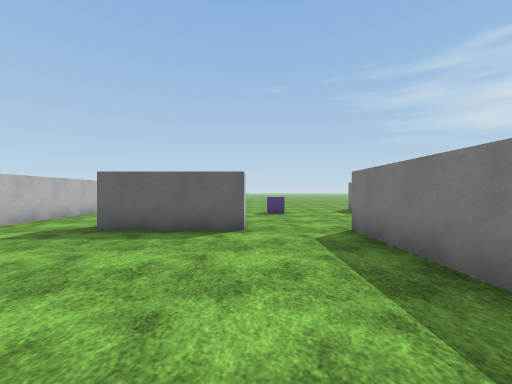
View 1 (above)

18 first-person views from a walk through a scene from a Unity 3-D project. The camera is 1.3 m above the floor, looks level and sees 90° across. The floor is counted in squares, 2 m on a side. Each view is taken from the middle of a square. On the plan, view 1 faces up. The plan holds only what a view shows up to about 9 squares ahead; the rest is blank. The place goes on beyond the plan. The terrain is drawn as flat ground. Surface patterns are stand-ins for the level's own textures.

View 2
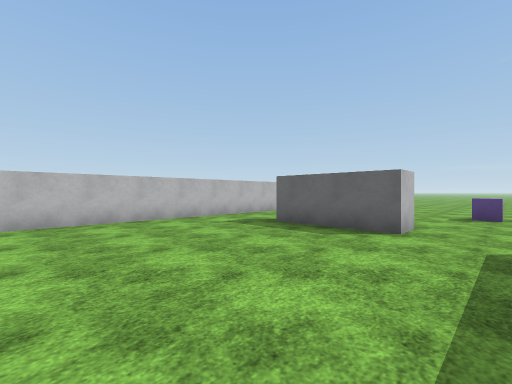

View 3
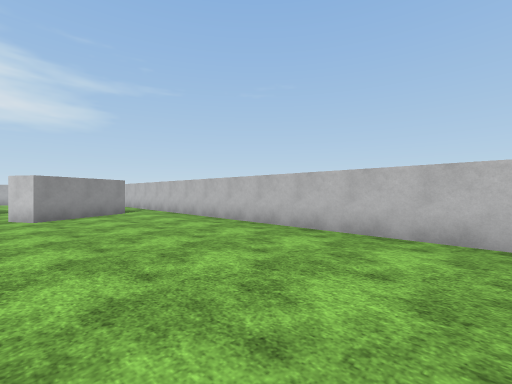

View 4
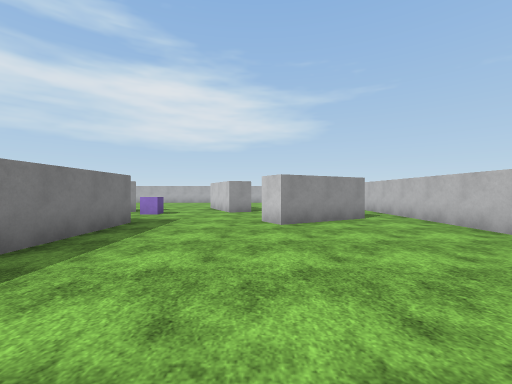

View 5
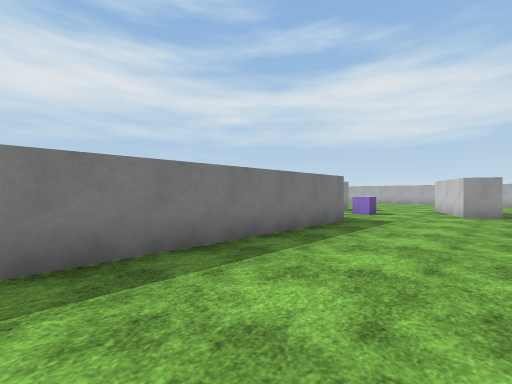

View 6
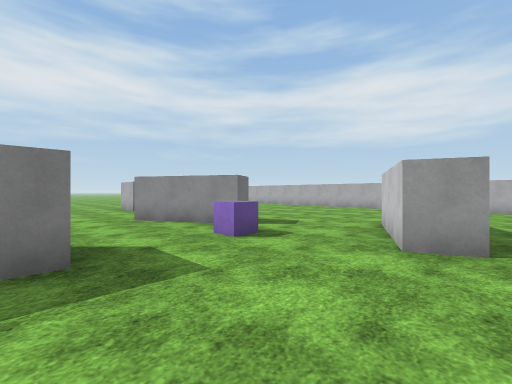

View 7
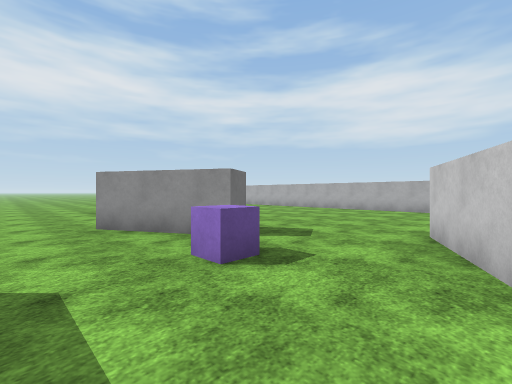

View 8
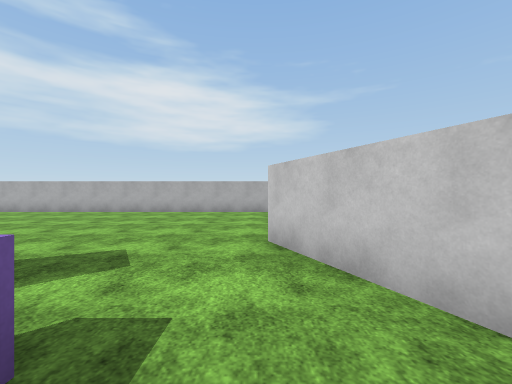

View 9
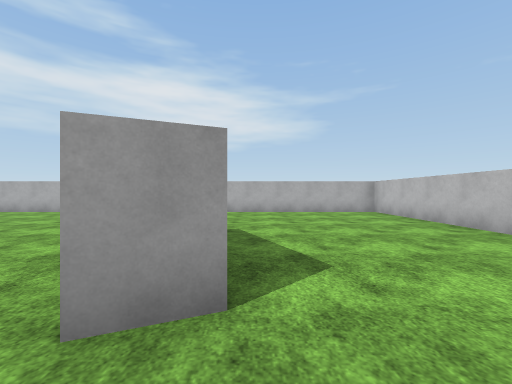

View 10
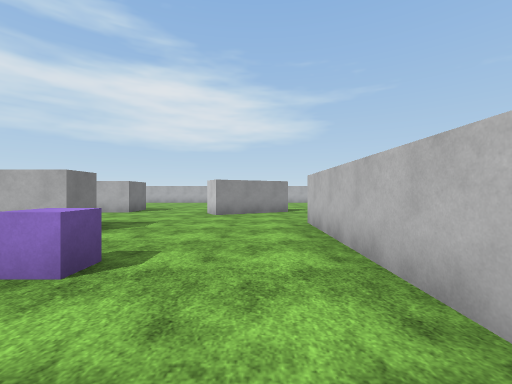

View 11
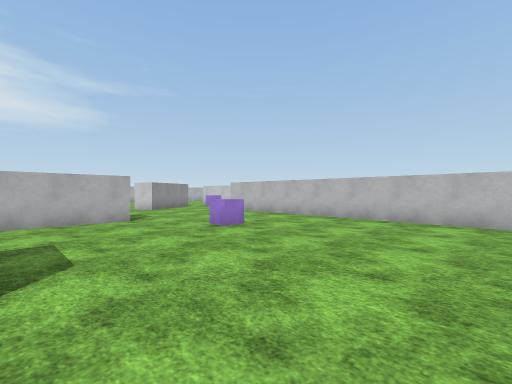

View 12
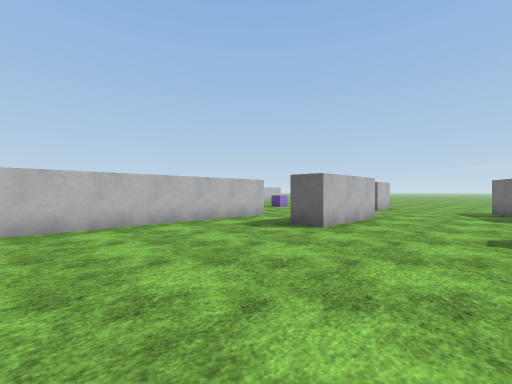

View 13
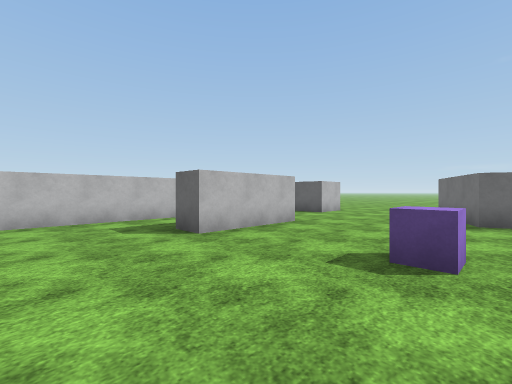

View 14
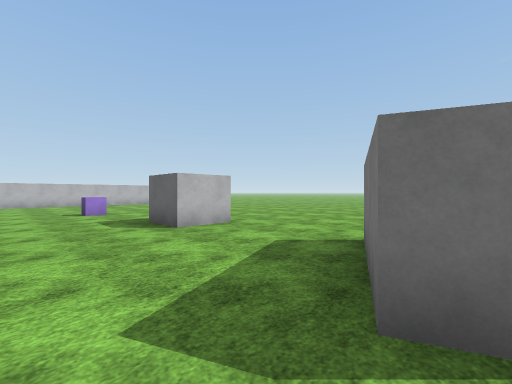

View 15
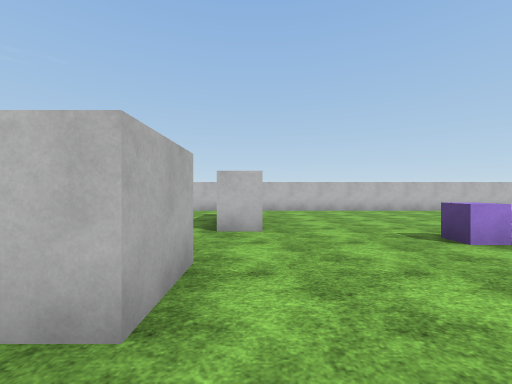

View 16
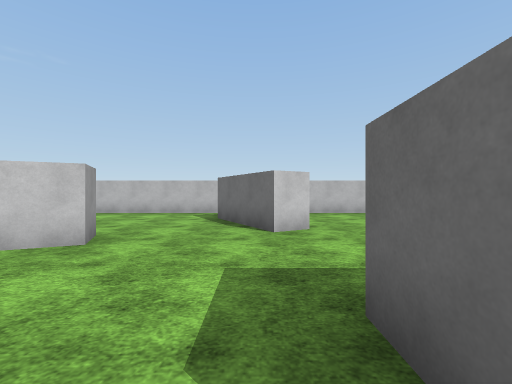

View 17
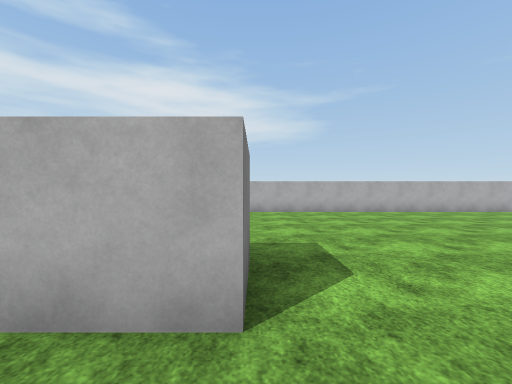

View 18
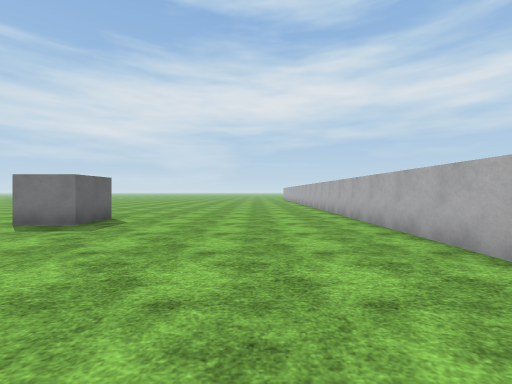

### Floor plan
Points are (right, up) in squares from view 1. A wall is a line through its corners. A room is listed if a view was taken in it or the views show most of it. See-through windows are left out.
Room 1 (views 1, 2, 3, 4, 5, 6, 7, 8, 9, 16)
walls: (1.7, 1.6) (1.7, 4.4); (2.5, -5.4) (1.7, -5.4) (1.7, 0); (-3.7, -6.3) (-1.5, -5.1) (-1.1, -5.7) (-1.9, -6.2); (-0.2, -8.1) (0.5, -9.6); (-0.2, 5.1) (-0.2, 4.4) (-2.8, 4.4); (3.3, -9.1) (2.9, -8.4) (3.9, -7.9); (-4.9, 5.5) (-4.9, -6.4)
ways out: opening at (-3.5, 5) to room 2; opening at (0.5, 4.5) to room 2; opening at (3, -6.5) to room 2; opening at (-4, -6) to room 3; opening at (0, -7.3) to room 3; opening at (1.5, -9) to room 3
objects: cube (2, -8)
Room 2 (views 10, 11, 12, 13, 14, 15, 17)
walls: (5.6, 5.8) (5.6, 3.2) (4.8, 3.2); (1.7, 4.4) (2.9, 4.4) (2.9, -5.4); (9.1, 7.4) (8.6, 7.2) (7.6, 9.5); (6.9, -4.8) (6.9, -4) (9, -4); (4.7, 9.5) (4.7, 8.3) (3.4, 8.3); (3.9, -7.9) (5.1, -7.2) (5.5, -7.8); (8.1, -8.2) (9.2, -8.2); (-4.9, 9.5) (-4.9, 5.5)
ways out: opening at (-3.5, 5) to room 1; opening at (0.5, 4.5) to room 1; opening at (3, -6.5) to room 1; opening at (6.5, -8) to room 3
objects: cube (1, 8); cube (6, -2); cube (8, 4)
Room 3 (view 18)
walls: (0.5, -9.6) (0.9, -10.5); (-0.9, -8.4) (-0.2, -8.1); (-1.9, -6.2) (-3.4, -7); (9.4, -9.4) (8.1, -9.4) (8.1, -8.2); (-4.9, -6.4) (-4.9, -15.4) (9.5, -15.4)
ways out: opening at (-4, -6) to room 1; opening at (0, -7.3) to room 1; opening at (1.5, -9) to room 1; opening at (6.5, -8) to room 2

Where each view was taken, in squares from view 1:
view 1: 0 up, 0 right, facing up
view 2: 0 up, 1 right, facing up-left
view 3: 2 up, 1 left, facing down-left
view 4: 0 up, 1 left, facing down
view 5: 0 up, 1 left, facing down-right
view 6: 5 down, 1 left, facing down-right
view 7: 6 down, 0 right, facing down-right
view 8: 7 down, 1 right, facing down
view 9: 7 down, 1 left, facing down
view 10: 0 up, 4 right, facing down
view 11: 2 up, 9 right, facing down-left
view 12: 1 down, 8 right, facing up-left
view 13: 1 up, 9 right, facing up-left
view 14: 6 up, 9 right, facing up-left
view 15: 5 up, 4 right, facing left
view 16: 6 down, 3 right, facing left
view 17: 7 down, 8 right, facing down
view 18: 13 down, 3 right, facing right
